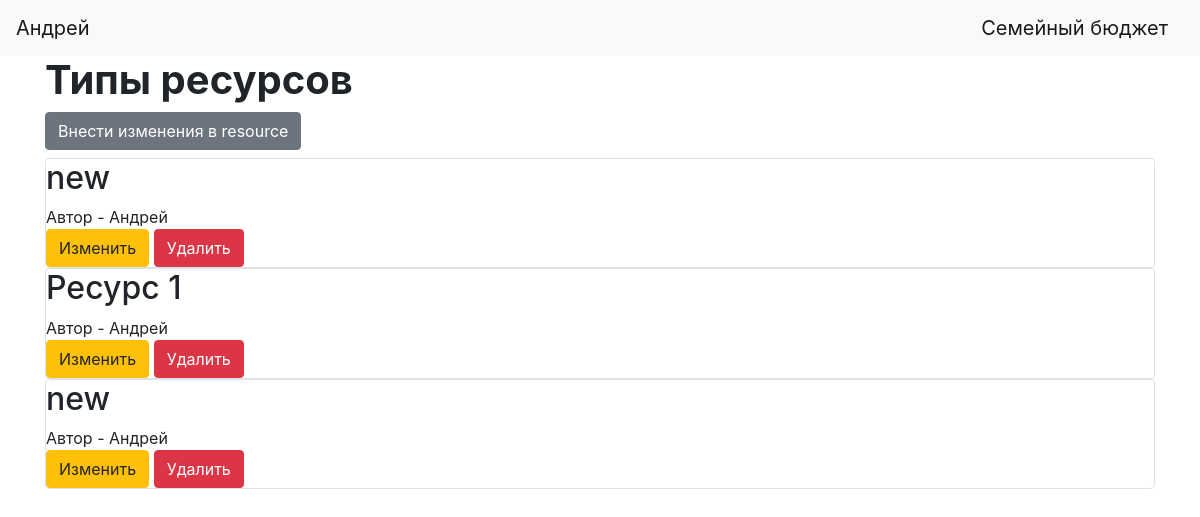
Page /resource_table (signed in) on the earlier database version.
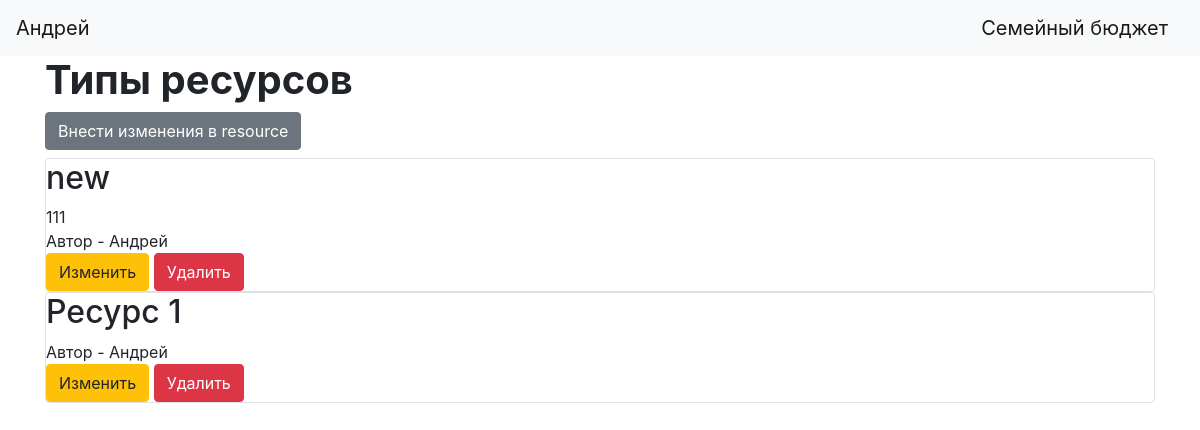
Same page on the later database version.
### data/resources.py (models this page shows)
class Resource(SqlAlchemyBase):
    __tablename__ = 'resource'
    id = sqlalchemy.Column(sqlalchemy.Integer,
                           primary_key=True, autoincrement=True)
    title = sqlalchemy.Column(sqlalchemy.String, nullable=True)
    content = sqlalchemy.Column(sqlalchemy.String, nullable=True)
    user_id = sqlalchemy.Column(sqlalchemy.Integer,
                                sqlalchemy.ForeignKey("users.id"))
    user = orm.relation('User')

### data/users.py (models this page shows, shortened)
class User(SqlAlchemyBase, UserMixin):
    __tablename__ = 'users'
    id = sqlalchemy.Column(sqlalchemy.Integer,
                           primary_key=True, autoincrement=True)
    name = sqlalchemy.Column(sqlalchemy.String, nullable=True)
    email = sqlalchemy.Column(sqlalchemy.String,
                              index=True, unique=True, nullable=True)
    hashed_password = sqlalchemy.Column(sqlalchemy.String, nullable=True)
    created_date = sqlalchemy.Column(sqlalchemy.DateTime,
                                     default=datetime.datetime.now)
    cards = orm.relation("Cards", back_populates='user')
    type_of_operation = orm.relation('Type_of_operation', back_populates='user')
    owner_money = orm.relation("Owner_money", back_populates='user')
    resource = orm.relation("Resource", back_populates='user')

### main.py (the view)
@app.route('/resource_table')
def get_resource_table():
    db_sess = db_session.create_session()
    resource = db_sess.query(Resource).filter(Resource.user_id == current_user.id)
    return render_template("resource_table.html", resource=resource)

### data/db_session.py (called while the page is built)
def create_session() -> Session:
    global __factory
    return __factory()

### main.py (called while the page is built)
@login_manager.user_loader
def load_user(user_id):
    db_sess = db_session.create_session()
    return db_sess.query(User).get(user_id)

### templates/resource_table.html (shortened to what this page needs)
{% extends "base.html" %}
{% block content %}
<h1><b>Типы ресурсов</b></h1>
<a href="resource" class="btn btn-secondary">Внести изменения в resource</a>
{% for item in resource[::-1] %}
<div class="col-md6 border rounded">
    <h2>{{item.title}}</h2>
    <div>
        {{item.content}}
    </div>
    <div>
        Автор - {{item.user.name}}
    </div>
            {% if current_user.is_authenticated and current_user == item.user %}
    <div>
        <a href="/resource/{{ item.id }}" class="btn btn-warning">
            Изменить
        </a>
        <a href="/resource_delete/{{ item.id }}" class="btn btn-danger">
            Удалить
        </a>
    </div>
{% endif %}
</div>
{% endfor %}
{% endblock %}

Differences in the rows shown:
removed Resource: title "new", user.name "Андрей"
changed Resource "new": content (not shown) → "111"
